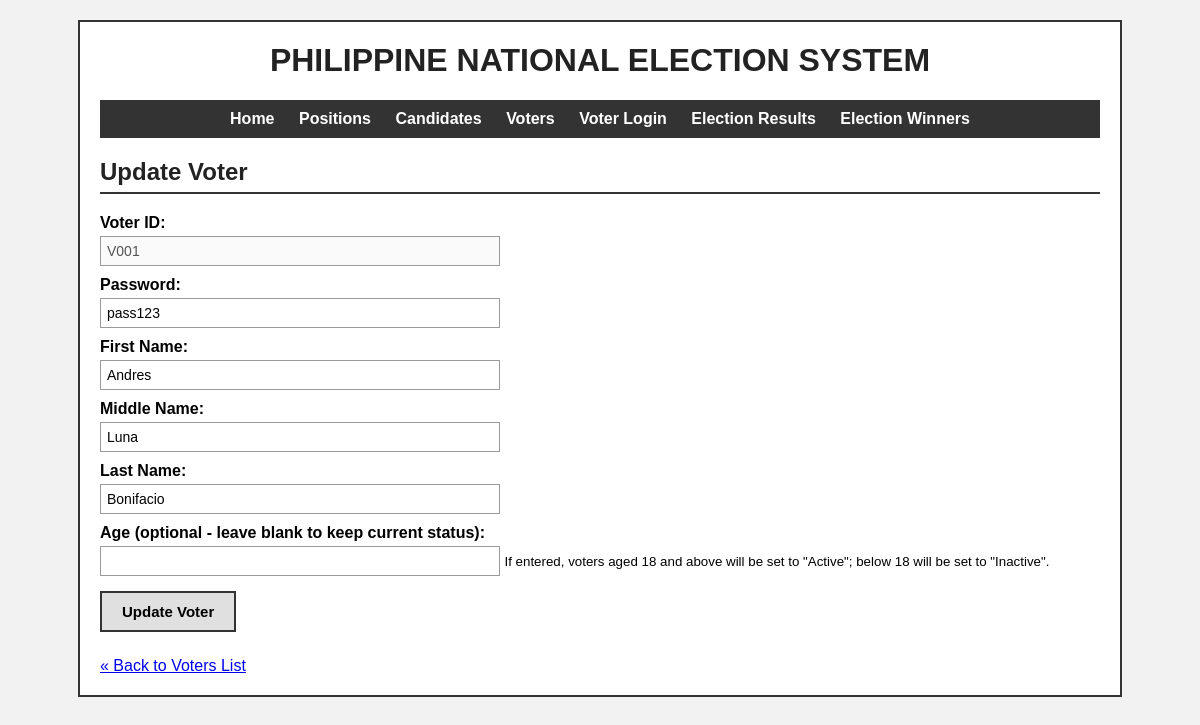
The app's page /update_voter.php?id=V001 with its own data.
### tables this page shows
CREATE TABLE voters (
    voterID VARCHAR(20) PRIMARY KEY,
    voterPass VARCHAR(50) NOT NULL,
    voterFName VARCHAR(50) NOT NULL,
    voterMName VARCHAR(50),
    voterLName VARCHAR(50) NOT NULL,
    voterStat ENUM('Active','Inactive') NOT NULL DEFAULT 'Active',
    voted TINYINT(1) NOT NULL DEFAULT 0
);

### update_voter.php (the view, shortened to what this page needs)
<?php
include "db.php";
$id = isset($_GET['id']) ? trim($_GET['id']) : (isset($_POST['voterID']) ? trim($_POST['voterID']) : "");
$voterPass = "";
$voterFName = "";
$voterMName = "";
$voterLName = "";
$voterAge = "";
if ($_SERVER["REQUEST_METHOD"] === "POST") {
    $voterPass = trim($_POST['voterPass']);
    $voterFName = trim($_POST['voterFName']);
    $voterMName = trim($_POST['voterMName']);
    $voterLName = trim($_POST['voterLName']);
    $voterAge = trim($_POST['voterAge']);
    if ($voterPass === "" || $voterFName === "" || $voterLName === "") {
        $message = "PLEASE FILL OUT ALL REQUIRED FIELDS";
    } else {
        if ($voterAge !== "" && (!is_numeric($voterAge) || intval($voterAge) < 0)) {
            $message = "PLEASE ENTER A VALID AGE";
        } else {
            if ($voterAge !== "") {
                $voterStat = (intval($voterAge) >= 18) ? "Active" : "Inactive";
                $stmt = $conn->prepare("UPDATE voters SET voterPass = ?, voterFName = ?, voterMName = ?, voterLName = ?, voterStat = ? WHERE voterID = ?");
                $stmt->bind_param("ssssss", $voterPass, $voterFName, $voterMName, $voterLName, $voterStat, $id);
            } else {
                $stmt = $conn->prepare("UPDATE voters SET voterPass = ?, voterFName = ?, voterMName = ?, voterLName = ? WHERE voterID = ?");
                $stmt->bind_param("sssss", $voterPass, $voterFName, $voterMName, $voterLName, $id);
            }
            $stmt->execute();
            $stmt->close();
            $conn->close();
            header("Location: voters.php");
            exit();
        }
    }
} else {
    if ($id !== "") {
        $stmt = $conn->prepare("SELECT * FROM voters WHERE voterID = ?");
        $stmt->bind_param("s", $id);
        $stmt->execute();
        $result = $stmt->get_result();
        if ($row = $result->fetch_assoc()) {
            $voterPass = $row['voterPass'];
            $voterFName = $row['voterFName'];
            $voterMName = $row['voterMName'];
            $voterLName = $row['voterLName'];
        } else {
            $message = "VOTER NOT FOUND";
            $id = "";
        }
    } else {
        $message = "NO VOTER SELECTED";
    }
}
include "header.php";
?>
<h2>Update Voter</h2>
<?php if ($id !== "") { ?>
<form method="POST" action="update_voter.php">
    <label>Voter ID:</label>
    <input type="text" value="<?php echo htmlspecialchars($id); ?>" disabled>
    <label for="voterPass">Password:</label>
    <input type="text" id="voterPass" name="voterPass" value="<?php echo htmlspecialchars($voterPass); ?>" required>
    <label for="voterFName">First Name:</label>
    <input type="text" id="voterFName" name="voterFName" value="<?php echo htmlspecialchars($voterFName); ?>" required>
    <label for="voterMName">Middle Name:</label>
    <input type="text" id="voterMName" name="voterMName" value="<?php echo htmlspecialchars($voterMName); ?>">
    <label for="voterLName">Last Name:</label>
    <input type="text" id="voterLName" name="voterLName" value="<?php echo htmlspecialchars($voterLName); ?>" required>
    <label for="voterAge">Age (optional - leave blank to keep current status):</label>
    <input type="number" id="voterAge" name="voterAge" min="0" value="<?php echo htmlspecialchars($voterAge); ?>">
    <small>If entered, voters aged 18 and above will be set to "Active"; below 18 will be set to "Inactive".</small>
    <button type="submit">Update Voter</button>
</form>
<?php } ?>
<a class="back-link" href="voters.php">&laquo; Back to Voters List</a>
<?php include "footer.php"; $conn->close(); ?>

### style.css (style rules this page uses)
body { font-family: Arial, Helvetica, sans-serif; background-color: #f2f2f2; margin: 0; padding: 20px; }
h2 { border-bottom: 2px solid #333333; padding-bottom: 6px; color: #222222; }
form { margin-top: 15px; margin-bottom: 15px; }
form label { display: block; font-weight: bold; margin-top: 10px; margin-bottom: 4px; }
form input[type="text"], form input[type="password"], form input[type="number"], form select { width: 100%; max-width: 400px; padding: 6px; box-sizing: border-box; border: 1px solid #999999; font-size: 14px; }
form button, .btn { margin-top: 15px; padding: 10px 20px; font-size: 15px; font-weight: bold; border: 2px solid #333333; background-color: #e0e0e0; cursor: pointer; }
.back-link { display: inline-block; margin-top: 10px; }

### records on screen
voters: voterPass "pass123", voterFName "Andres", voterMName "Luna", voterLName "Bonifacio"
